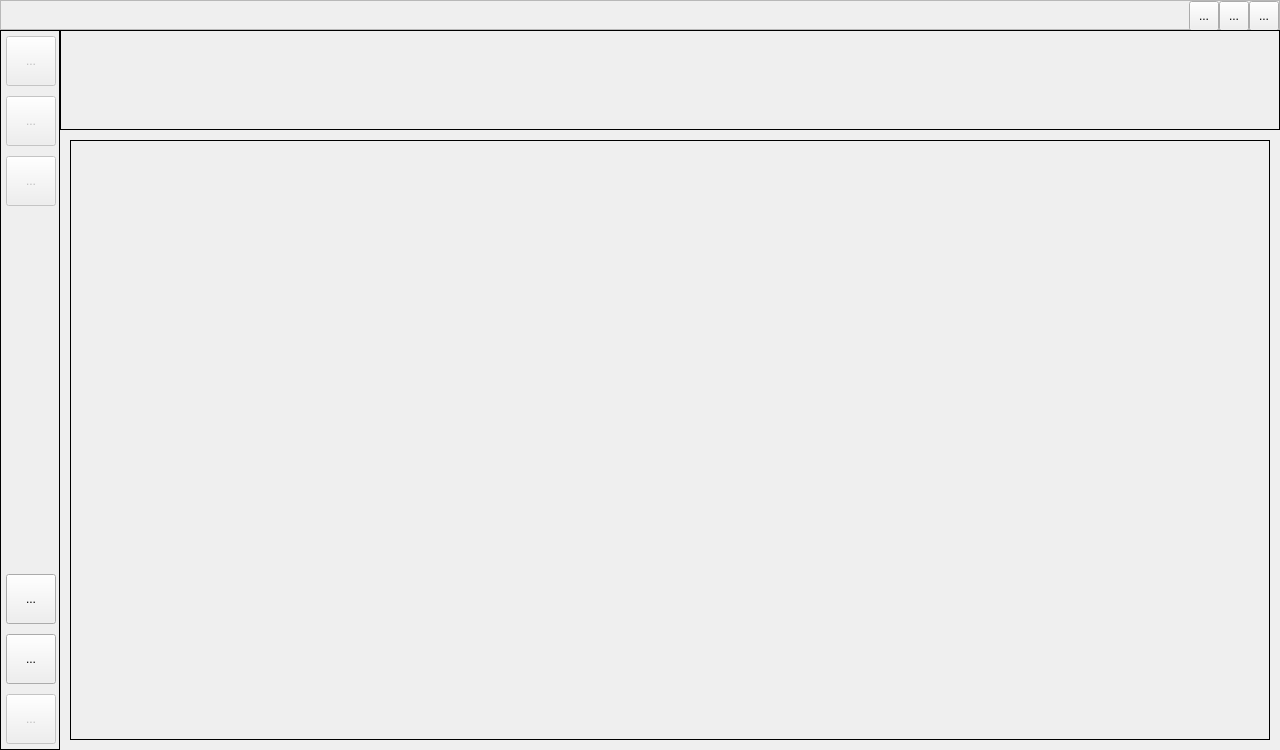
<?xml version="1.0" encoding="UTF-8"?>
<ui version="4.0">
 <class>Client</class>
 <widget class="QMainWindow" name="Client">
  <property name="geometry">
   <rect>
    <x>0</x>
    <y>0</y>
    <width>1280</width>
    <height>750</height>
   </rect>
  </property>
  <property name="mouseTracking">
   <bool>true</bool>
  </property>
  <property name="windowTitle">
   <string>Client</string>
  </property>
  <widget class="QWidget" name="centralwidget">
   <layout class="QGridLayout" name="gridLayout">
    <property name="leftMargin">
     <number>0</number>
    </property>
    <property name="topMargin">
     <number>0</number>
    </property>
    <property name="rightMargin">
     <number>0</number>
    </property>
    <property name="bottomMargin">
     <number>0</number>
    </property>
    <property name="spacing">
     <number>0</number>
    </property>
    <item row="0" column="0" colspan="2">
     <widget class="QFrame" name="frameBorder">
      <property name="minimumSize">
       <size>
        <width>120</width>
        <height>30</height>
       </size>
      </property>
      <property name="maximumSize">
       <size>
        <width>16777215</width>
        <height>30</height>
       </size>
      </property>
      <property name="frameShape">
       <enum>QFrame::StyledPanel</enum>
      </property>
      <property name="frameShadow">
       <enum>QFrame::Raised</enum>
      </property>
      <layout class="QHBoxLayout" name="horizontalLayout">
       <property name="spacing">
        <number>0</number>
       </property>
       <property name="leftMargin">
        <number>0</number>
       </property>
       <property name="topMargin">
        <number>0</number>
       </property>
       <property name="rightMargin">
        <number>0</number>
       </property>
       <property name="bottomMargin">
        <number>0</number>
       </property>
       <item>
        <spacer name="horizontalSpacer">
         <property name="orientation">
          <enum>Qt::Horizontal</enum>
         </property>
         <property name="sizeHint" stdset="0">
          <size>
           <width>40</width>
           <height>20</height>
          </size>
         </property>
        </spacer>
       </item>
       <item>
        <widget class="QToolButton" name="btnHide">
         <property name="minimumSize">
          <size>
           <width>30</width>
           <height>30</height>
          </size>
         </property>
         <property name="maximumSize">
          <size>
           <width>30</width>
           <height>30</height>
          </size>
         </property>
         <property name="text">
          <string>...</string>
         </property>
         <property name="icon">
          <iconset resource="resources.qrc">
           <normaloff>:/r/resources/images/minimize.png</normaloff>:/r/resources/images/minimize.png</iconset>
         </property>
         <property name="iconSize">
          <size>
           <width>20</width>
           <height>20</height>
          </size>
         </property>
        </widget>
       </item>
       <item>
        <widget class="QToolButton" name="btnSize">
         <property name="minimumSize">
          <size>
           <width>30</width>
           <height>30</height>
          </size>
         </property>
         <property name="maximumSize">
          <size>
           <width>30</width>
           <height>30</height>
          </size>
         </property>
         <property name="text">
          <string>...</string>
         </property>
         <property name="icon">
          <iconset resource="resources.qrc">
           <normaloff>:/r/resources/images/maximize.png</normaloff>:/r/resources/images/maximize.png</iconset>
         </property>
         <property name="iconSize">
          <size>
           <width>20</width>
           <height>20</height>
          </size>
         </property>
        </widget>
       </item>
       <item>
        <widget class="QToolButton" name="btnClose">
         <property name="minimumSize">
          <size>
           <width>30</width>
           <height>30</height>
          </size>
         </property>
         <property name="maximumSize">
          <size>
           <width>30</width>
           <height>30</height>
          </size>
         </property>
         <property name="text">
          <string>...</string>
         </property>
         <property name="icon">
          <iconset resource="resources.qrc">
           <normaloff>:/r/resources/images/close.png</normaloff>:/r/resources/images/close.png</iconset>
         </property>
         <property name="iconSize">
          <size>
           <width>20</width>
           <height>20</height>
          </size>
         </property>
        </widget>
       </item>
      </layout>
     </widget>
    </item>
    <item row="1" column="0">
     <widget class="QFrame" name="frameSide">
      <property name="minimumSize">
       <size>
        <width>60</width>
        <height>0</height>
       </size>
      </property>
      <property name="maximumSize">
       <size>
        <width>60</width>
        <height>16777215</height>
       </size>
      </property>
      <property name="frameShape">
       <enum>QFrame::Panel</enum>
      </property>
      <property name="frameShadow">
       <enum>QFrame::Plain</enum>
      </property>
      <layout class="QVBoxLayout" name="verticalLayout">
       <property name="spacing">
        <number>10</number>
       </property>
       <property name="leftMargin">
        <number>5</number>
       </property>
       <property name="topMargin">
        <number>5</number>
       </property>
       <property name="rightMargin">
        <number>5</number>
       </property>
       <property name="bottomMargin">
        <number>5</number>
       </property>
       <item>
        <widget class="QToolButton" name="btnProfile">
         <property name="enabled">
          <bool>false</bool>
         </property>
         <property name="minimumSize">
          <size>
           <width>50</width>
           <height>50</height>
          </size>
         </property>
         <property name="maximumSize">
          <size>
           <width>50</width>
           <height>50</height>
          </size>
         </property>
         <property name="cursor">
          <cursorShape>PointingHandCursor</cursorShape>
         </property>
         <property name="toolTip">
          <string>Profile</string>
         </property>
         <property name="text">
          <string>...</string>
         </property>
         <property name="icon">
          <iconset resource="resources.qrc">
           <normaloff>:/r/resources/images/user_male.png</normaloff>:/r/resources/images/user_male.png</iconset>
         </property>
         <property name="iconSize">
          <size>
           <width>32</width>
           <height>32</height>
          </size>
         </property>
         <property name="autoRaise">
          <bool>false</bool>
         </property>
        </widget>
       </item>
       <item>
        <widget class="QToolButton" name="btnChats">
         <property name="enabled">
          <bool>false</bool>
         </property>
         <property name="minimumSize">
          <size>
           <width>50</width>
           <height>50</height>
          </size>
         </property>
         <property name="maximumSize">
          <size>
           <width>50</width>
           <height>50</height>
          </size>
         </property>
         <property name="cursor">
          <cursorShape>PointingHandCursor</cursorShape>
         </property>
         <property name="toolTip">
          <string>Chat list</string>
         </property>
         <property name="text">
          <string>...</string>
         </property>
         <property name="icon">
          <iconset resource="resources.qrc">
           <normaloff>:/r/resources/images/speech_bubble.png</normaloff>:/r/resources/images/speech_bubble.png</iconset>
         </property>
         <property name="iconSize">
          <size>
           <width>32</width>
           <height>32</height>
          </size>
         </property>
         <property name="autoRaise">
          <bool>false</bool>
         </property>
        </widget>
       </item>
       <item>
        <widget class="QToolButton" name="btnSearch">
         <property name="enabled">
          <bool>false</bool>
         </property>
         <property name="minimumSize">
          <size>
           <width>50</width>
           <height>50</height>
          </size>
         </property>
         <property name="maximumSize">
          <size>
           <width>50</width>
           <height>50</height>
          </size>
         </property>
         <property name="cursor">
          <cursorShape>PointingHandCursor</cursorShape>
         </property>
         <property name="toolTip">
          <string>Find people</string>
         </property>
         <property name="text">
          <string>...</string>
         </property>
         <property name="icon">
          <iconset resource="resources.qrc">
           <normaloff>:/r/resources/images/search.png</normaloff>:/r/resources/images/search.png</iconset>
         </property>
         <property name="iconSize">
          <size>
           <width>32</width>
           <height>32</height>
          </size>
         </property>
         <property name="autoRaise">
          <bool>false</bool>
         </property>
        </widget>
       </item>
       <item>
        <spacer name="verticalSpacer">
         <property name="orientation">
          <enum>Qt::Vertical</enum>
         </property>
         <property name="sizeHint" stdset="0">
          <size>
           <width>20</width>
           <height>405</height>
          </size>
         </property>
        </spacer>
       </item>
       <item>
        <widget class="QToolButton" name="btnConsole">
         <property name="enabled">
          <bool>true</bool>
         </property>
         <property name="minimumSize">
          <size>
           <width>50</width>
           <height>50</height>
          </size>
         </property>
         <property name="maximumSize">
          <size>
           <width>50</width>
           <height>50</height>
          </size>
         </property>
         <property name="cursor">
          <cursorShape>PointingHandCursor</cursorShape>
         </property>
         <property name="toolTip">
          <string>Opens console window</string>
         </property>
         <property name="text">
          <string>...</string>
         </property>
         <property name="icon">
          <iconset resource="resources.qrc">
           <normaloff>:/r/resources/images/console.png</normaloff>:/r/resources/images/console.png</iconset>
         </property>
         <property name="iconSize">
          <size>
           <width>32</width>
           <height>32</height>
          </size>
         </property>
        </widget>
       </item>
       <item>
        <widget class="QToolButton" name="btnSettings">
         <property name="enabled">
          <bool>true</bool>
         </property>
         <property name="minimumSize">
          <size>
           <width>50</width>
           <height>50</height>
          </size>
         </property>
         <property name="maximumSize">
          <size>
           <width>50</width>
           <height>50</height>
          </size>
         </property>
         <property name="cursor">
          <cursorShape>PointingHandCursor</cursorShape>
         </property>
         <property name="toolTip">
          <string>Settings</string>
         </property>
         <property name="text">
          <string>...</string>
         </property>
         <property name="icon">
          <iconset resource="resources.qrc">
           <normaloff>:/r/resources/images/settings.png</normaloff>:/r/resources/images/settings.png</iconset>
         </property>
         <property name="iconSize">
          <size>
           <width>32</width>
           <height>32</height>
          </size>
         </property>
         <property name="autoRaise">
          <bool>false</bool>
         </property>
        </widget>
       </item>
       <item>
        <widget class="QToolButton" name="btnLogout">
         <property name="enabled">
          <bool>false</bool>
         </property>
         <property name="minimumSize">
          <size>
           <width>50</width>
           <height>50</height>
          </size>
         </property>
         <property name="maximumSize">
          <size>
           <width>50</width>
           <height>50</height>
          </size>
         </property>
         <property name="cursor">
          <cursorShape>PointingHandCursor</cursorShape>
         </property>
         <property name="toolTip">
          <string>Log out</string>
         </property>
         <property name="text">
          <string>...</string>
         </property>
         <property name="icon">
          <iconset resource="resources.qrc">
           <normaloff>:/r/resources/images/logout.png</normaloff>:/r/resources/images/logout.png</iconset>
         </property>
         <property name="iconSize">
          <size>
           <width>32</width>
           <height>32</height>
          </size>
         </property>
         <property name="autoRaise">
          <bool>false</bool>
         </property>
        </widget>
       </item>
      </layout>
     </widget>
    </item>
    <item row="1" column="1">
     <layout class="QVBoxLayout" name="verticalLayout_3">
      <property name="spacing">
       <number>0</number>
      </property>
      <item>
       <widget class="QFrame" name="frameAdvert">
        <property name="minimumSize">
         <size>
          <width>600</width>
          <height>100</height>
         </size>
        </property>
        <property name="maximumSize">
         <size>
          <width>16777215</width>
          <height>100</height>
         </size>
        </property>
        <property name="frameShape">
         <enum>QFrame::Panel</enum>
        </property>
        <property name="frameShadow">
         <enum>QFrame::Plain</enum>
        </property>
        <layout class="QHBoxLayout" name="horizontalLayout_2">
         <property name="spacing">
          <number>0</number>
         </property>
         <property name="leftMargin">
          <number>0</number>
         </property>
         <property name="topMargin">
          <number>0</number>
         </property>
         <property name="rightMargin">
          <number>0</number>
         </property>
         <property name="bottomMargin">
          <number>0</number>
         </property>
         <item>
          <widget class="QStackedWidget" name="stackedWidget">
           <property name="currentIndex">
            <number>-1</number>
           </property>
          </widget>
         </item>
        </layout>
       </widget>
      </item>
      <item>
       <layout class="QVBoxLayout" name="verticalLayout_2">
        <property name="spacing">
         <number>10</number>
        </property>
        <property name="leftMargin">
         <number>10</number>
        </property>
        <property name="topMargin">
         <number>10</number>
        </property>
        <property name="rightMargin">
         <number>10</number>
        </property>
        <property name="bottomMargin">
         <number>10</number>
        </property>
        <item>
         <widget class="QFrame" name="frame">
          <property name="sizePolicy">
           <sizepolicy hsizetype="Preferred" vsizetype="Preferred">
            <horstretch>0</horstretch>
            <verstretch>0</verstretch>
           </sizepolicy>
          </property>
          <property name="minimumSize">
           <size>
            <width>0</width>
            <height>400</height>
           </size>
          </property>
          <property name="frameShape">
           <enum>QFrame::Panel</enum>
          </property>
          <property name="frameShadow">
           <enum>QFrame::Plain</enum>
          </property>
          <layout class="QVBoxLayout" name="verticalLayout_4">
           <property name="spacing">
            <number>10</number>
           </property>
           <property name="leftMargin">
            <number>10</number>
           </property>
           <property name="topMargin">
            <number>10</number>
           </property>
           <property name="rightMargin">
            <number>10</number>
           </property>
           <property name="bottomMargin">
            <number>10</number>
           </property>
          </layout>
         </widget>
        </item>
       </layout>
      </item>
     </layout>
    </item>
   </layout>
  </widget>
 </widget>
 <resources>
  <include location="resources.qrc"/>
 </resources>
 <connections/>
</ui>
